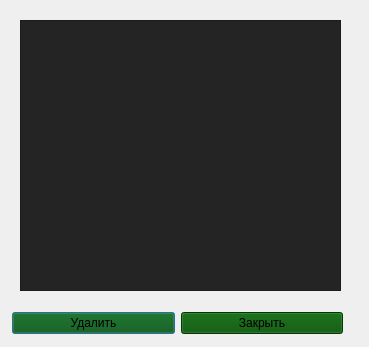
<?xml version="1.0" encoding="UTF-8"?>
<ui version="4.0">
 <class>Dialog</class>
 <widget class="QDialog" name="Dialog">
  <property name="geometry">
   <rect>
    <x>0</x>
    <y>0</y>
    <width>369</width>
    <height>347</height>
   </rect>
  </property>
  <property name="windowTitle">
   <string>Удалить пресет</string>
  </property>
  <property name="windowIcon">
   <iconset>
    <normaloff>img/logo-1.png</normaloff>img/logo-1.png</iconset>
  </property>
  <widget class="QTableWidget" name="tableWidget">
   <property name="geometry">
    <rect>
     <x>20</x>
     <y>20</y>
     <width>321</width>
     <height>271</height>
    </rect>
   </property>
   <property name="styleSheet">
    <string notr="true">background-color: rgb(36, 36, 36);</string>
   </property>
  </widget>
  <widget class="QWidget" name="">
   <property name="geometry">
    <rect>
     <x>12</x>
     <y>310</y>
     <width>331</width>
     <height>27</height>
    </rect>
   </property>
   <layout class="QHBoxLayout" name="horizontalLayout">
    <item>
     <widget class="QPushButton" name="pushButton">
      <property name="styleSheet">
       <string notr="true">background-color: rgb(0, 80, 0);</string>
      </property>
      <property name="text">
       <string>Удалить</string>
      </property>
     </widget>
    </item>
    <item>
     <widget class="QPushButton" name="pushButton_2">
      <property name="styleSheet">
       <string notr="true">background-color: rgb(0, 80, 0);</string>
      </property>
      <property name="text">
       <string>Закрыть</string>
      </property>
     </widget>
    </item>
   </layout>
  </widget>
 </widget>
 <resources/>
 <connections/>
</ui>
